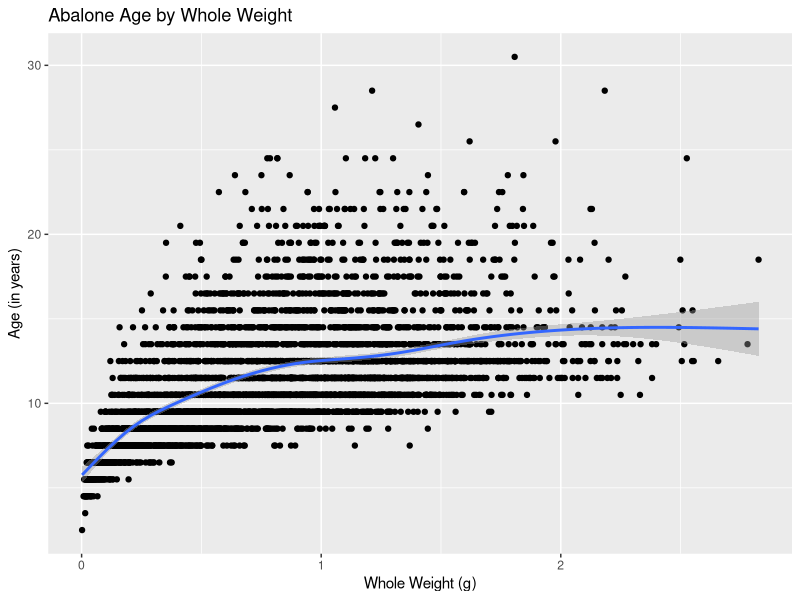
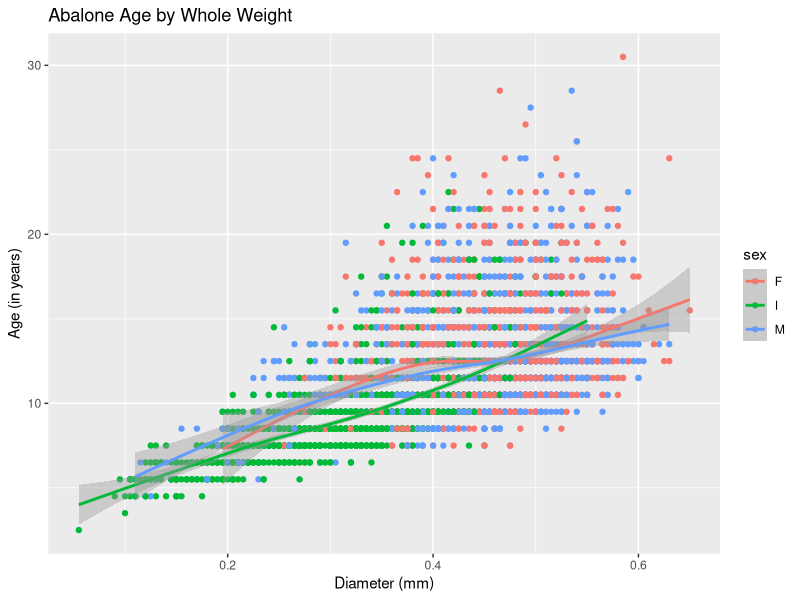
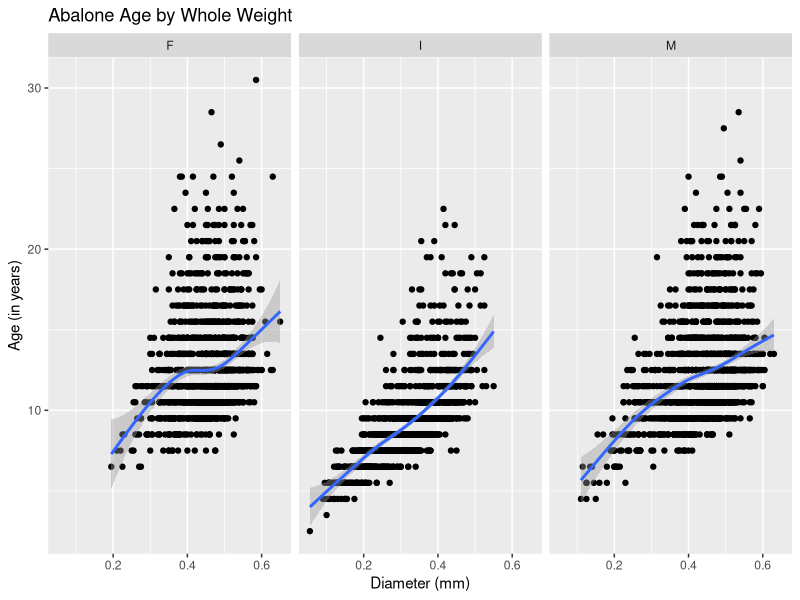

Here is the R script that generated these plots, in order:
## ---- chunk 1
knitr::opts_chunk$set(echo = TRUE)

# read in abalone dataset
# file import dataset using readr
library(readr)
abalone <- 
  read_csv("abalone.csv")
## ---- chunk 2
library(arsenal)

tab1 <- 
  tableby(~ length + diameter + height, 
          data=abalone)

summary(tab1)
## ---- chunk 3
#library(arsenal)

# put in code here to get a table of summary stats
# for wholeWeight, shuckedWeight, visceraWeight 
# and shellWeight

tab1 <- 
  tableby(~ wholeWeight + shuckedWeight + 
            visceraWeight + shellWeight, 
          data=abalone)

summary(tab1)
## ---- chunk 4
library(arsenal)

tab1 <- 
  tableby(sex ~ length + diameter + height, 
          data=abalone)

summary(tab1)
## ---- chunk 5
#library(arsenal)

# put in code here to get a table of summary stats
# for wholeWeight, shuckedWeight, visceraWeight 
# and shellWeight

tab1 <- 
  tableby(sex ~ wholeWeight + shuckedWeight + 
            visceraWeight + shellWeight, 
          data=abalone)

summary(tab1)
## ---- chunk 6
library(dplyr)
abalone <- abalone %>%
  mutate(age = rings + 1.5)

library(ggplot2)

ggplot(abalone,
       aes(x=wholeWeight, 
           y=age)) +
  geom_point() +
  # add loess smoothed line
  geom_smooth() + 
  xlab("Whole Weight (g)") + 
  ylab("Age (in years)") + 
  ggtitle("Abalone Age by Whole Weight")
## ---- chunk 7
# put your code here
# option 1 color points by sex
ggplot(abalone,
       aes(x = diameter, 
           y = age,
           color = sex)) +
  geom_point() +
  # add loess smoothed line
  geom_smooth() + 
  xlab("Diameter (mm)") + 
  ylab("Age (in years)") + 
  ggtitle("Abalone Age by Whole Weight")

# option 2 facet_wrap() by sex
ggplot(abalone,
       aes(x = diameter, 
           y = age)) +
  geom_point() +
  # add loess smoothed line
  geom_smooth() + 
  xlab("Diameter (mm)") + 
  ylab("Age (in years)") + 
  ggtitle("Abalone Age by Whole Weight") +
  facet_wrap(vars(sex))
